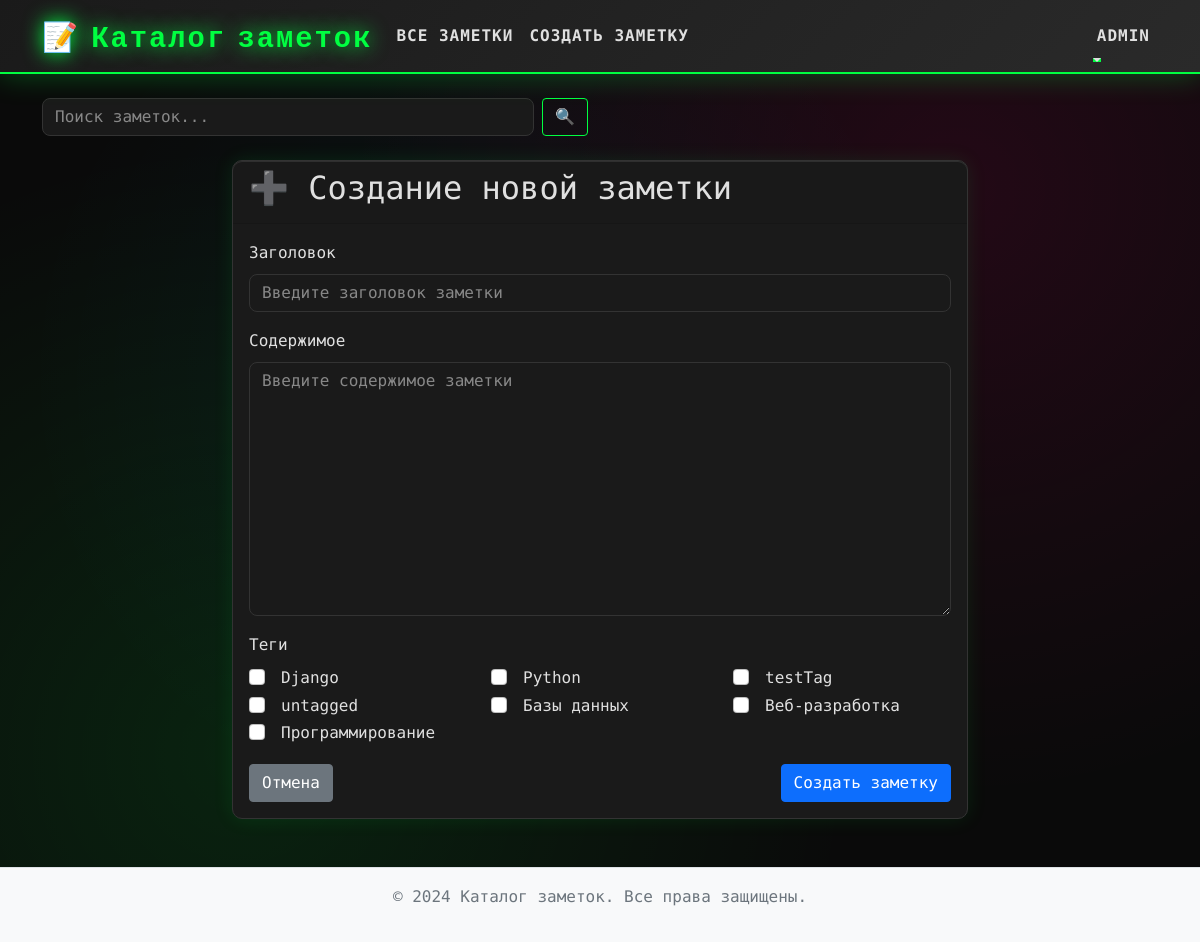
/notes/create/ (signed in), run on the app's committed database.
### NoteCatalog/models.py (models this page shows, shortened)
class Tag(models.Model):
    name = models.CharField(max_length=50)
    slug = models.SlugField(max_length=50, unique=True)
    class Meta:
        ordering = ['name']
    def __str__(self):
        return self.name

### NoteCatalog/views.py (the view, shortened to what this page needs)
# urls.py: path("notes/create/", views.NoteCreateView.as_view(), name="note_create"),
class NoteCreateView(LoginRequiredMixin, CreateView):
    model = Note
    form_class = NoteForm
    template_name = 'notes/note_form.html'

### NoteCatalog/forms.py (shortened to what this page needs)
class NoteForm(forms.ModelForm):
    class Meta:
        model = Note
        fields = ['title', 'body', 'tags']
        widgets = {
            'title': forms.TextInput(attrs={
                'class': 'form-control',
                'placeholder': 'Введите заголовок заметки'
            }),
            'body': forms.Textarea(attrs={
                'class': 'form-control',
                'rows': 10,
                'placeholder': 'Введите содержимое заметки'
            }),
            'tags': forms.CheckboxSelectMultiple(attrs={
                'class': 'form-check-input'
            })
        }
    def __init__(self, *args, **kwargs):
        super().__init__(*args, **kwargs)
        self.fields['tags'].queryset = Tag.objects.all()
        self.fields['tags'].required = False

### NoteCatalog/templates/notes/note_form.html (shortened to what this page needs)
{% extends 'base.html' %}
{% block content %}
<div class="row justify-content-center">
    <div class="col-md-8">
        <div class="card">
            <div class="card-header">
                <h2>
                    {% if object %}
                        ✏️ Редактирование заметки
                    {% else %}
                        ➕ Создание новой заметки
                    {% endif %}
                </h2>
            </div>
            <div class="card-body">
                <form method="post">
                    <div class="mb-3">
                        <label for="{{ form.title.id_for_label }}" class="form-label">Заголовок</label>
                        {{ form.title }}
                    </div>
                    <div class="mb-3">
                        <label for="{{ form.body.id_for_label }}" class="form-label">Содержимое</label>
                        {{ form.body }}
                    </div>
                    <div class="mb-3">
                        <label class="form-label">Теги</label>
                        <div class="row">
                            {% for checkbox in form.tags %}
                                <div class="col-md-4">
                                    <div class="form-check">
                                        {{ checkbox.tag }}
                                        <label class="form-check-label" for="{{ checkbox.id_for_label }}">
                                            {{ checkbox.choice_label }}
                                        </label>
                                    </div>
                                </div>
                            {% endfor %}
                        </div>
                    </div>
                    <div class="d-flex justify-content-between">
                        <a href="{% url 'note_list' %}" class="btn btn-secondary">Отмена</a>
                        <button type="submit" class="btn btn-primary">
                            {% if object %}
                                Сохранить изменения
                            {% else %}
                                Создать заметку
                            {% endif %}
                        </button>
                    </div>
                </form>
            </div>
        </div>
    </div>
</div>
{% endblock %}

### NoteCatalog/templates/base.html (shortened to what this page needs)
<!DOCTYPE html>
<html lang="ru">
<head>
    {% load static %}
    <link href="https://cdn.jsdelivr.net/npm/bootstrap@5.1.3/dist/css/bootstrap.min.css" rel="stylesheet">
    <link rel="stylesheet" href="{% static 'css/style.css' %}">
</head>
<body>
    <nav class="navbar navbar-expand-lg navbar-dark bg-primary">
        <div class="container">
            <a class="navbar-brand" href="{% url 'note_list' %}">📝 Каталог заметок</a>
            <div class="collapse navbar-collapse" id="navbarNav">
                <ul class="navbar-nav me-auto">
                    <li class="nav-item">
                        <a class="nav-link" href="{% url 'note_list' %}">Все заметки</a>
                    </li>
                    {% if user.is_authenticated %}
                    <li class="nav-item">
                        <a class="nav-link" href="{% url 'note_create' %}">Создать заметку</a>
                    </li>
                    {% endif %}
                </ul>
                <ul class="navbar-nav">
                    {% if user.is_authenticated %}
                    <li class="nav-item dropdown">
                        <a class="nav-link dropdown-toggle" href="#" id="navbarDropdown" role="button" data-bs-toggle="dropdown">
                            {{ user.username }}
                        </a>
                    </li>
                    {% else %}
                    <li class="nav-item">
                        <a class="nav-link" href="{% url 'admin:login' %}">Войти</a>
                    </li>
                    {% endif %}
                </ul>
            </div>
        </div>
    </nav>
    <div class="container mt-4">
        <div class="row mb-4">
            <div class="col-md-6">
                <form method="get" action="{% url 'note_search' %}" class="d-flex">
                    <input class="form-control me-2" type="search" name="q" placeholder="Поиск заметок..."
                           value="{{ search_query|default:'' }}">
                    <button class="btn btn-outline-primary" type="submit">🔍</button>
                </form>
            </div>
        </div>
        {% block content %}
        {% endblock %}
    </div>
    <footer class="bg-light text-center text-muted py-3 mt-5">
        <div class="container">
            <p>&copy; 2024 Каталог заметок. Все права защищены.</p>
        </div>
    </footer>
</body>
</html>

### NoteCatalog/static/css/style.css (style rules this page uses)
:root { --cyber-primary: #00ff41; --cyber-secondary: #ff0080; --cyber-accent: #00d4ff; --cyber-bg: #0a0a0a; --cyber-bg-secondary: #1a1a1a; --cyber-text: #e0e0e0; --cyber-text-dim: #888; --cyber-border: #333; --cyber-glow: 0 0 20px; }
body { font-family: 'Share Tech Mono', monospace; line-height: 1.6; color: var(--cyber-text); background: var(--cyber-bg); background-image: radial-gradient(circle at 20% 80%, rgba(0, 255, 65, 0.1) 0%, transparent 50%), radial-gradient(circle at 80% 20%, rgba(255, 0, 128, 0.1) 0%, transparent 50%), radial-gradient(circle at 40% 40%, rgba(0, 212, 255, 0.05) 0%, transparent 50%); min-height: 100vh; }
.navbar-brand { font-family: 'Orbitron', monospace; font-weight: 900; font-size: 1.8rem; color: var(--cyber-primary) !important; text-shadow: var(--cyber-glow) var(--cyber-primary); letter-spacing: 2px; }
.navbar { background: linear-gradient(135deg, var(--cyber-bg-secondary) 0%, #2a2a2a 100%) !important; border-bottom: 2px solid var(--cyber-primary); box-shadow: 0 0 30px rgba(0, 255, 65, 0.3); }
.navbar-nav .nav-link { color: var(--cyber-text) !important; font-weight: 600; text-transform: uppercase; letter-spacing: 1px; transition: all 0.3s ease; position: relative; }
.navbar-nav .nav-link::after { content: ''; position: absolute; bottom: -5px; left: 0; width: 0; height: 2px; background: var(--cyber-primary); transition: width 0.3s ease; }
.card { background: var(--cyber-bg-secondary); border: 1px solid var(--cyber-border); border-radius: 10px; box-shadow: 0 0 20px rgba(0, 255, 65, 0.1), inset 0 1px 0 rgba(255, 255, 255, 0.1); transition: all 0.3s ease; position: relative; overflow: hidden; }
.card::before { content: ''; position: absolute; top: 0; left: -100%; width: 100%; height: 100%; background: linear-gradient(90deg, transparent, rgba(0, 255, 65, 0.1), transparent); transition: left 0.5s ease; }
.btn-outline-primary { color: var(--cyber-primary); border-color: var(--cyber-primary); background: transparent; }
.form-control { background: var(--cyber-bg-secondary); border: 1px solid var(--cyber-border); color: var(--cyber-text); border-radius: 8px; transition: all 0.3s ease; }
.form-control::placeholder { color: var(--cyber-text-dim); }
.card { animation: fadeIn 0.5s ease-out; }
.form-check-label { margin-left: 0.5rem; cursor: pointer; }
footer { margin-top: auto; border-top: 1px solid #dee2e6; }
.text-muted { color: #6c757d !important; }
.navbar-nav .nav-link { transition: color 0.2s ease; }

### data on the page
Tag: choice_label "Django"
Tag: choice_label "Python"
Tag: choice_label "testTag"
Tag: choice_label "untagged"
Tag: choice_label "Базы данных"
Tag: choice_label "Веб-разработка"
Tag: choice_label "Программирование"

### other printed values
{{ user.username }} "ADMIN"
